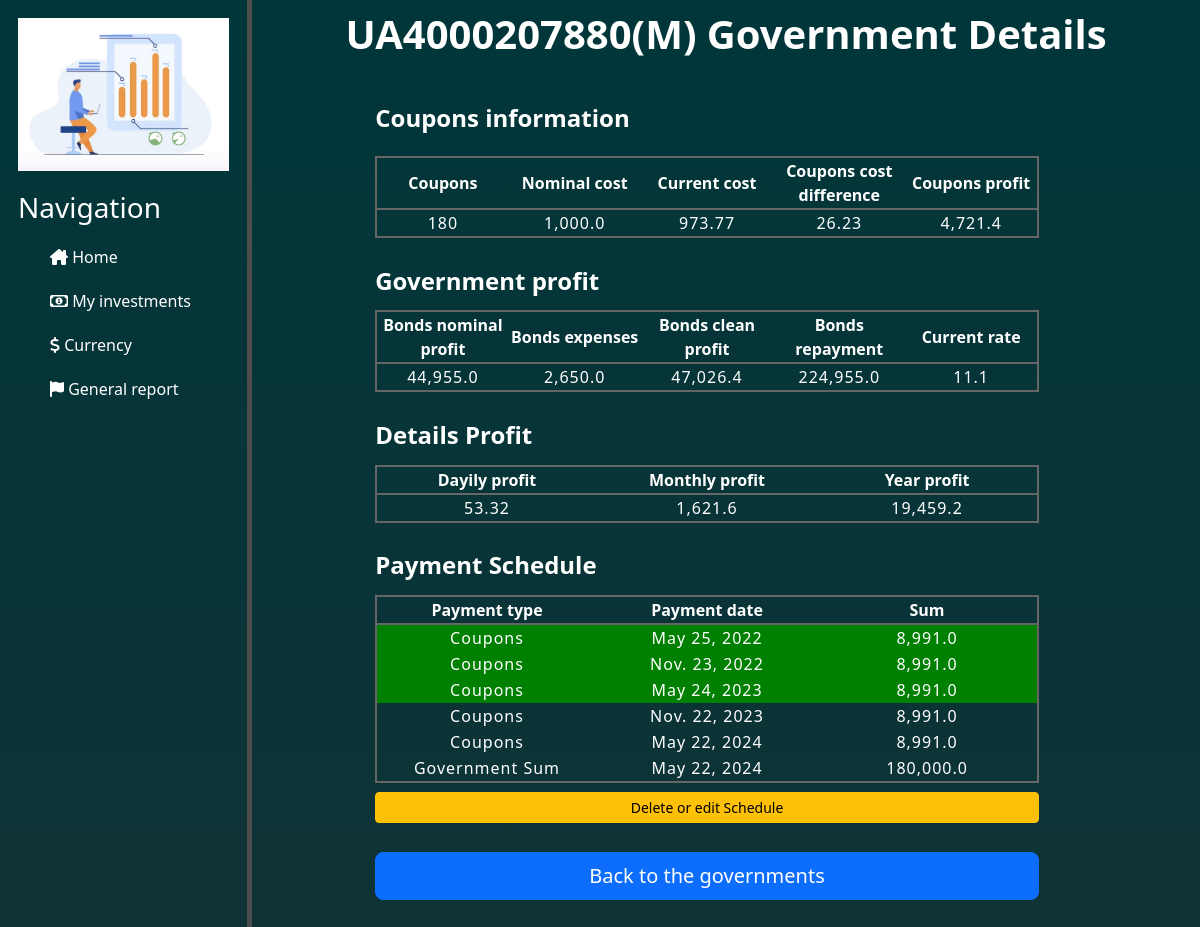
/governments/government_details/43/, run on the app's committed database.
### governments/models.py (models this page shows)
class Governments(BaseTableForProducts):
    class Meta:
        db_table = 'governments'
    type_gv = models.CharField(null=False, max_length=3, blank=False, choices=select_type_gv)    # Тип ОВДП = YTM/SIM
    coupons = models.IntegerField()               # Кількість придбаних купонів
    coupons_nominal_cost = models.FloatField()    # Номінальна вартість купона
    coupons_current_cost = models.FloatField()    # Фактична(по якій придбав) купон
    bonds_repayment_nominal = models.FloatField() # Загальна виплата по ОВДП згідно номіналу (купони + %)
    bonds_expenses = models.FloatField()          # Витрати на обслуговування ОВДП

class GovernmentExtendedIndicators(models.Model):
    class Meta:
        db_table = 'governments_extended_indicators'
    current_rate = models.FloatField()
    bonds_nominal_profit = models.FloatField()    # Номінальний дохід
    bonds_income = models.FloatField()
    coupons_cost_difference = models.FloatField() # Різниця вартості купонів між номінальною і фактичною.
    coupons_profit = models.FloatField()          # Купонний дохід/збиток
    government = models.ForeignKey(Governments, on_delete=models.CASCADE,
                                   related_name='governments_extended_indicators')

class GovernmentIndicators(BaseTableForIndicators):
    class Meta:
        db_table = 'governments_indicators'
    government = models.ForeignKey(Governments, on_delete=models.CASCADE,
                                   related_name='governments_indicators')

class PaymentSchedule(models.Model):
    class Meta:
        db_table = 'payments_schedule'
    payment_type = models.CharField(null=False, max_length=30, blank=False, choices=select_type_payment)
    payment_date = models.DateField()  # Дата виплати
    payment_sum = models.FloatField()  # Сума виплати
    government = models.ForeignKey(Governments, on_delete=models.CASCADE, related_name='payments_schedule')

### governments/views.py (the view)
# urls.py: path('government_details/<int:government_id>/', views.government_details, name='government_details'),
def government_details(request, government_id):
    government = Governments.objects.get(id=government_id)
    return render(request, 'governments/government_details.html', {'government': government})

### governments/templates/governments/government_details.html (shortened to what this page needs)
{% extends 'main/layout.html' %}
{% load humanize %}
{% block content %}
    <div class="block_information_about_deposits">
        <div class="title">
                <h1><b> {{ government.name }} Government Details </b></h1>
        </div>
        {% if government %}
            <div class="block_deposits_report">
                <div class="title_details_governments">
                    <h4><b>  Coupons information </b></h4>
                </div>
                <table class="table_deposits_report">
                    <tr>
                        <th> Coupons </th>
                        <th> Nominal cost </th>
                        <th> Current cost </th>
                        <th> Coupons cost difference </th>
                        <th> Coupons profit </th>
                    </tr>
                    <tr>
                        <td>{{ government.coupons }}</td>
                        <td>{{ government.coupons_nominal_cost|intcomma }}</td>
                        <td>{{ government.coupons_current_cost|intcomma }} </td>
                        {% for extend_indicator in government.governments_extended_indicators.all %}
                            <td>{{ extend_indicator.coupons_cost_difference }}</td>
                            <td>{{ extend_indicator.coupons_profit|intcomma }}</td>
                        {% endfor %}
                    </tr>
                </table>
            </div>
            <div>
                <div class="title_details_governments">
                    <h4><b>  Government profit </b></h4>
                </div>
                {% for indicator in government.governments_extended_indicators.all %}
                    <table class="table_deposits_report">
                        <tr>
                            <th> Bonds nominal profit </th>
                            <th> Bonds expenses </th>
                            <th> Bonds clean profit </th>
                            <th> Bonds repayment </th>
                            <th> Current rate </th>
                        </tr>
                        <tr>
                            <td>{{ indicator.bonds_nominal_profit|intcomma }} </td>
                            <td>{{ government.bonds_expenses|intcomma }} </td>
                            <td>{{ indicator.bonds_income|intcomma }} </td>
                            <td>{{ government.bonds_repayment_nominal|intcomma }} </td>
                            <td>{{ indicator.current_rate }} </td>
                        </tr>
                    </table>
                {% endfor %}
            </div>
            <div class="block_table_deposits_report">
                <div class="title_details_governments">
                    <h4><b>  Details Profit </b></h4>
                </div>
                <table class="table_deposits_report">
                    <tr>
                        <th> Dayily profit </th>
                        <th> Monthly profit </th>
                        <th> Year profit </th>
                    </tr>
                    {% for indicator in government.governments_indicators.all %}
                        <tr>
                            <td> {{ indicator.dayily_profit|intcomma }}</td>
                            <td> {{ indicator.month_profit|intcomma }}</td>
                            <td> {{ indicator.year_profit|intcomma }}</td>
                        </tr>
                    {% endfor %}
                </table>
            </div>
            {% if government.payments_schedule.all %}
                <div class="block_table_deposits_report">
                    <div class="title_details_governments">
                        <h4><b>  Payment Schedule </b></h4>
                    </div>
                    <table class="table_deposits_report">
                        <tr>
                            <th scope="col"> Payment type </th>
                            <th scope="col"> Payment date</th>
                            <th> Sum </th>
                        </tr>
                        {% for element in government.payments_schedule.all %}
                            <tr>
                                <td class="government-type-cell">{{ element.payment_type }}</td>
                                <td class="government-date-cell">{{ element.payment_date }}</td>
                                <td class="government-payment-cell">{{ element.payment_sum|intcomma }} </td>
                            </tr>
                        {% endfor %}
                    </table>
                    <button type="button" name="submit_btn" class="btn btn-warning btn-sm btn-delete-edit-schedule"
                            onclick="window.location.href ='{% url 'add_schedule' government_id=government.id %}'">
                            Delete or edit Schedule
                    </button>
                </div>
            {% endif %}
        {% endif %}
        <div class="div_buttons_add_schedule">
            <button type="submit" name="submit_and_redirect" class="btn btn-primary btn-lg btn-schedule-back-gov"
                    onclick="window.location.href ='{% url 'general_information_on_governments' %}'"> Back to the governments
            </button>
        </div>
    </div>
{% endblock %}

### main/static/main/css/home.css (style rules this page uses)
body { background: linear-gradient(#00363a,#2c2c2c); color: white; }

### operations/static/operations/css/operations.css (style rules this page uses)
.title { text-align: center; padding: 10px; }
.block_information_about_deposits { display: flex; flex-direction: column; }
.block_deposits_report { display: flex; flex-direction: column; }
.table_deposits_report { table-layout: fixed; margin-left: 13%; margin-top: 15px; margin-right: 10px; width: 70%; border: 2px solid #666666; }
.table_deposits_report th { text-align: center; border: #666666; border-bottom: 2px solid #666666; }
.table_deposits_report td { text-align: center; letter-spacing: 1px; }
.table_deposits_report td { letter-spacing: 1px; }
.table_deposits_report th:nth-child(1) { text-align: center; }
.table_deposits_report td:nth-child(1) { width: 25%; text-align: center; }
.table_deposits_report td:nth-child(2) { width: 25%; text-align: center; }
.table_deposits_report td:nth-child(3) { width: 25%; text-align: center; }
.table_deposits_report td:nth-child(4) { width: 25%; text-align: center; }

### governments/static/governments/css/add_schedule.css (style rules this page uses)
.div_buttons_add_schedule { display: flex; flex-direction: column; }

### governments/static/governments/css/government_details.css (style rules this page uses)
.title_details_governments { margin-left: 13%; margin-top: 3%; }
.btn-schedule-back-gov { margin-left: 13%; width: 70%; margin-top: 3%; margin-bottom: 3%; }
.btn-delete-edit-schedule { margin-left: 13%; margin-top: 1%; width: 70%; }

### data on the page
Governments: name "UA4000207880(М)", coupons "180", coupons_nominal_cost "1,000.0", coupons_current_cost "973.77", bonds_expenses "2,650.0", bonds_repayment_nominal "224,955.0"
GovernmentExtendedIndicators: coupons_cost_difference "26.23", coupons_profit "4,721.4", bonds_nominal_profit "44,955.0", bonds_income "47,026.4", current_rate "11.1"
GovernmentIndicators: dayily_profit "53.32", month_profit "1,621.6", year_profit "19,459.2"
PaymentSchedule: payment_type "Coupons", payment_date "May 25, 2022", payment_sum "8,991.0"
PaymentSchedule: payment_type "Coupons", payment_date "Nov. 23, 2022", payment_sum "8,991.0"
PaymentSchedule: payment_type "Coupons", payment_date "May 24, 2023", payment_sum "8,991.0"
PaymentSchedule: payment_type "Coupons", payment_date "Nov. 22, 2023", payment_sum "8,991.0"
PaymentSchedule: payment_type "Coupons", payment_date "May 22, 2024", payment_sum "8,991.0"
PaymentSchedule: payment_type "Government Sum", payment_date "May 22, 2024", payment_sum "180,000.0"
